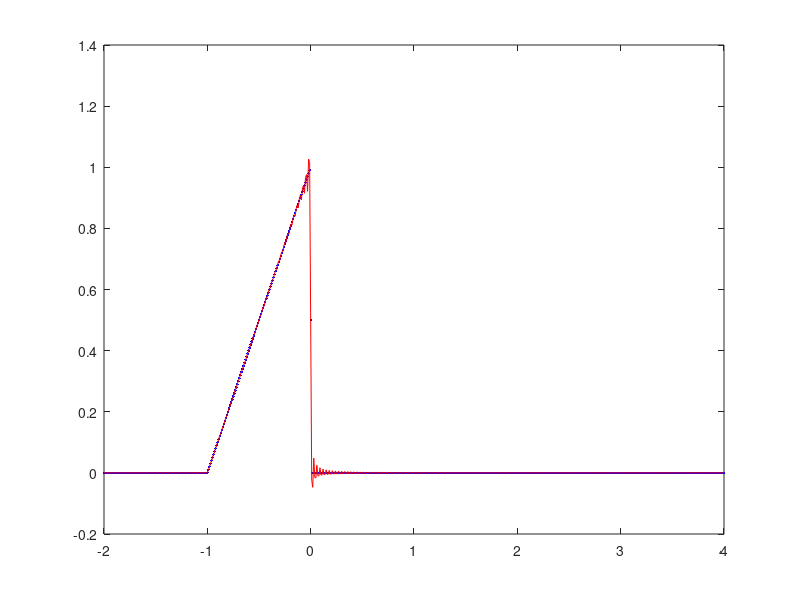

Write the MATLAB code that produced this figure.
%% 1
close all; clear; clc;
Fs=200;
t=-1:1/Fs:1;

x=1*(abs(t)<=0.5);

XT=0.5*ones(size(t));

for n=1:200
    an=2*sin(n*pi/2)/(n*pi);
    XT=XT + an*cos(n*pi*t);
end


plot(t,x,'.r', t,XT,'g');

%% 2
close all; clear; clc;
Fs=200;
t=-2:1/Fs:2;

x=1*(1-2*abs(t)/2).*(abs(t)<=1);

XT=0.25*ones(size(t));

for n=1:200
    an=4*(1-cos(n*pi/2))/(n*n*pi*pi);
    XT=XT+an*cos(n*pi*t/2);
end

plot(t,x,'.r', t,XT,'g');

%% 3
close all; clear; clc;
Fs=200;

t=-pi:1/Fs:pi;

x=0*(t<0) + t.*(t>=0);

XT=(pi/4)*ones(size(t));

for n=1:200
    an=((-1)^n-1)/(n*n*pi);
    bn=((-1)^(n+1))/n;
    XT=XT+an*cos(n*t) + bn*sin(n*t);
end

plot(t,x,'.r', t,XT,'g');

%% 4
close all; clear; clc;
Fs=200;

t=-pi:1/Fs:pi;

x=t.^2;

XT=(pi*pi/3)*ones(size(t));

for n=1:200
    an=(4*(-1)^n)/(n*n);
    XT=XT + an*cos(n*t);
end

plot(t,x,'.r', t,XT,'g');

%% 5
close all; clear; clc;
Fs=100;
t=0:1/Fs:6;

x=2*t.*(t<=1) + 2.*(t>1 & t<=3);

XT=(5/6)*ones(size(t));

for n=1:200
    an=6*(cos(n*pi/3)-1)/(n*n*pi*pi);
    bn=6*sin(n*pi/3)/(n*n*pi*pi) - 2*cos(n*pi)/(n*pi);
    XT=XT + an*cos(n*pi*t/3) + bn*sin(n*pi*t/3);
end




plot(t,x,'.b', t,XT,'r');



%% 6
close all; clear; clc;

Fs=100;
t=-2:1/Fs:4;

x1= 0*(-2*t < 0) + 0.5*(-2*t == 0) + 1*(-2*t>0);
x2=(1-2*abs(t)/2 ).*(t>=-1 & t<=1);
x=x1.*x2;

XT=(1/12)*ones(size(t));


for n=1:200
    an=3*(1-cos(n*pi/3))/(n*n*pi*pi);
    bn=-1/(n*pi) - 3*sin(-n*pi/3)/(n*n*pi*pi);
    XT=XT + an*cos(n*pi*t/3) + bn*sin(n*pi*t/3);
end


plot(t,x,'.b', t,XT,'r');